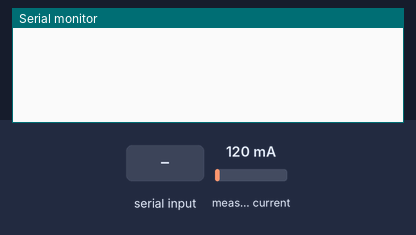
The sketch below on a simulated Arduino Uno, built with avr-gcc and run on an emulated ATmega328P. Parts: the last lines printed to the serial monitor. The inputs (shaded band) are chosen by the test bench; at power-on: measured current 120 mA.

Above: at 1.2 s.
1.3 s: "r" received over Serial
At 1.62 s:
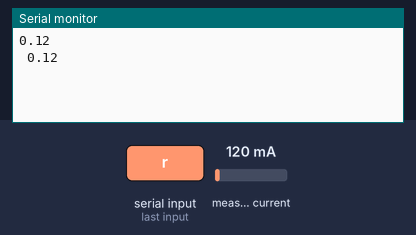
2.9 s: measured current set to 40 mA
At 3.05 s:
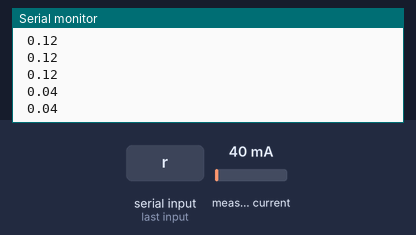
4.4 s: measured current set to 500 mA
At 5.0 s:
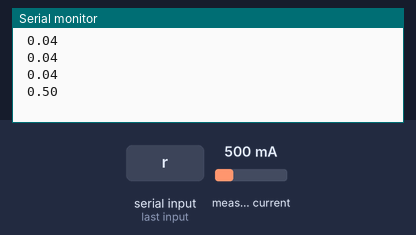
Timing chart, 0 to 7.4 s (numbered marks = the images above; inputs shaded):
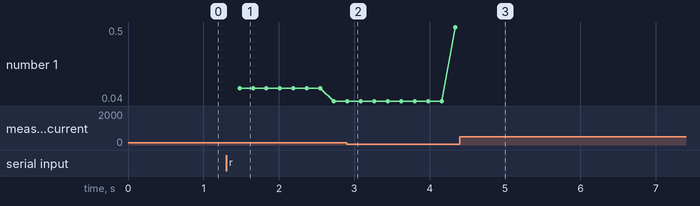

Measured:
- after the input at 1.3 s, the serial monitor: prints a new line after 0.18 s (image 1)
- after the input at 2.9 s, the serial monitor: prints a new line at once (image 2)
- plotted number 1: 0.04 → 0.5 after the input at 2.9 s

The sketch:

Arduino2Max_Nov2012_V_6.ino
```cpp
#include "EmonLib.h"
EnergyMonitor emon1;

double x = 0;
double Irms = 0;

void setup()
{
  Serial.begin(115200);             // 115200 is the default Arduino Bluetooth speed
  emon1.current(1, 111.1);
}

void loop()
{

  if (Serial.available() > 0) {        // Check serial buffer for characters

    if (Serial.read() == 'r') {       // If an 'r' is received then read the pins

            for (int pin = 0; pin <= 5; pin++) {  // Read and send analog pins 0-5
              Irms = emon1.calcIrms(1480);
              x = Irms;
              sendValue (x);
            }


            for (int pin = 2; pin <= 13; pin++) { // Read and send digital pins 2-13
              Irms = emon1.calcIrms(1480);
              x = Irms;
              sendValue (x);
            }
      Serial.println();                 // Send a carriage returnt to mark end of pin data.
      delay (100);                        // add a delay to prevent crashing/overloading of the serial port

    }

    //  }
  }
}
void sendValue (double x) {             // function to send the pin value followed by a "space".
  Serial.println(x);
  Serial.write(32);
}
```
